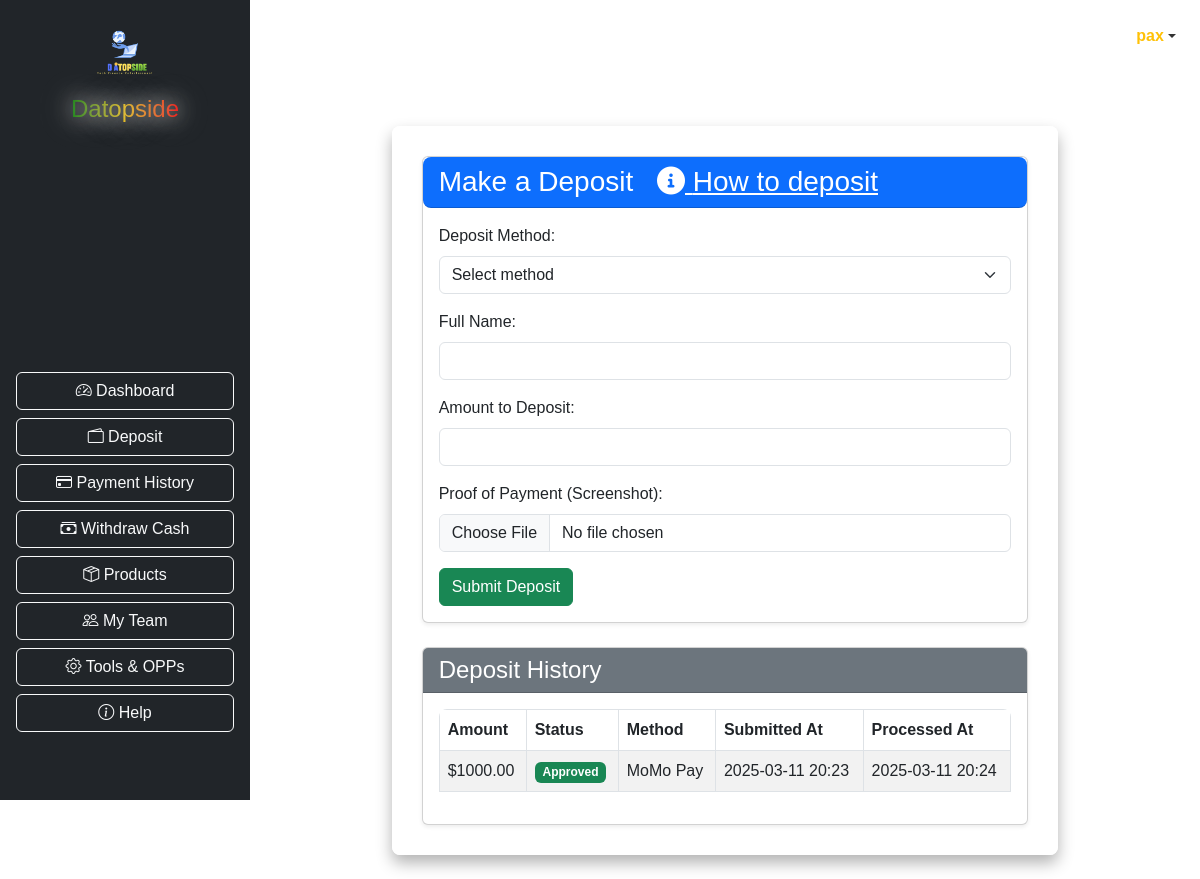
/payments/deposit/ (signed in), run on the app's committed database.
### myapp/models.py (models this page shows, shortened)
class User(AbstractBaseUser, PermissionsMixin):
    STATUS_CHOICES = [
        ('active', 'Active'),
        ('inactive', 'Inactive'),
        ('review', 'Review'),
        ('suspend', 'Suspend'),
    ]
    COUNTRY_CHOICES = [
        ('rwanda', 'Rwanda'),
        ('burundi', 'Burundi'),
        ('kenya', 'Kenya'),
        ('uganda', 'Uganda'),
        ('drc', 'DRC'),
        ('tanzania', 'Tanzania'),
    ]
    country = models.CharField(
        max_length=20,
        choices=COUNTRY_CHOICES,
        default='rwanda',
        db_index=True
    )
    username = models.CharField(max_length=30, unique=True, db_index=True)
    email = models.EmailField(unique=True, db_index=True)
    phone_regex = RegexValidator(regex=r'\+?1?\d{9,15}$',
                                message="Phone number must be entered in the format '+25078xxxxxxx'.")
    phone_number = models.CharField(validators=[phone_regex], max_length=20, unique=True, db_index=True)
    status = models.CharField(max_length=8, choices=STATUS_CHOICES, default='inactive', db_index=True)
    is_staff = models.BooleanField(default=False)
    date_joined = models.DateTimeField(default=timezone.now, db_index=True)
    maintenance_due_date = models.DateField(null=True, blank=True)
    maintenance_paid = models.BooleanField(default=False)
    maintenance_fee = models.DecimalField(max_digits=10, decimal_places=2, default=0)
    maintenance_paid_date = models.DateField(null=True, blank=True)
    maintenance_paid_amount = models.DecimalField(max_digits=10, decimal_places=2, default=0)
    activation_paid_date = models.DateField(null=True, blank=True)
    activation_paid_amount = models.DecimalField(max_digits=10, decimal_places=2, default=0)
    USERNAME_FIELD = 'username'
    REQUIRED_FIELDS = ['email', 'phone_number']
    objects = UserManager()
    def colored_status(self):
        if self.status == 'active':
            color = 'green'
        elif self.status == 'inactive':
            color = 'red'
        elif self.status == 'review':
            color = 'orange'
        elif self.status == 'suspend':
            color = 'purple'
        return format_html('<span style="color: {};">{}</span>', color, self.get_status_display())
    colored_status.short_description = 'Status'
    class Meta:
        indexes = [
            models.Index(fields=['username']),
            models.Index(fields=['email']),
            models.Index(fields=['phone_number']),
            models.Index(fields=['status']),
            models.Index(fields=['country']),
        ]

### payments/models.py (models this page shows, shortened)
class Deposit(models.Model):
    STATUS_CHOICES = [
        ('pending', 'Pending'),
        ('approved', 'Approved'),
        ('denied', 'Denied'),
    ]
    MOMO_PAY = 'momo_pay'
    TIGO_CASH = 'tigo_cash'
    BANK_TRANSFER = 'bank_transfer'
    PAYMENT_METHOD_CHOICES = [
        (MOMO_PAY, 'MoMo Pay'),
        (TIGO_CASH, 'Tigo Cash'),
        (BANK_TRANSFER, 'Bank Transfer'),
    ]
    user = models.ForeignKey(settings.AUTH_USER_MODEL, on_delete=models.CASCADE)
    amount = models.DecimalField(max_digits=10, decimal_places=2)
    full_name = models.CharField(max_length=255)
    payment_method = models.CharField(max_length=50, choices=PAYMENT_METHOD_CHOICES)
    mobile_number = models.CharField(max_length=15, blank=True, null=True)
    bank_account = models.CharField(max_length=50, blank=True, null=True)
    proof_of_payment = models.ImageField(upload_to='deposits/')
    status = models.CharField(max_length=20, choices=STATUS_CHOICES, default='pending')
    transaction_id = models.CharField(max_length=100, unique=True, blank=True, null=True)
    created_at = models.DateTimeField(auto_now_add=True)
    updated_at = models.DateTimeField(auto_now=True)

### payments/views.py (the view, shortened to what this page needs)
# urls.py: path('deposit/', views.deposit, name='deposit'),
@login_required
def deposit(request):
    deposits = Deposit.objects.filter(user=request.user).order_by('-created_at')
    return render(request, 'payments/deposit.html', {'deposits': deposits})

### payments/templates/payments/deposit.html (shortened to what this page needs)
{% extends "base.html" %}
{% load static %}
{% block content %}
<div class="full-bg"></div>
<div class="container mt-5" style="max-width: 800px; margin: auto;">
  <div class="row justify-content-center">
    <div class="col-md-10 content-overlay">
      <div class="card mb-4 shadow-sm">
        <div class="card-header bg-primary text-white" style="border-radius: 0.5rem;">
          <h3 class="mb-0">
            Make a Deposit
            <a href="#" class="text-white ms-3" data-bs-toggle="tooltip" data-bs-trigger="hover focus" title="deposits should be sent to +250789869372 (Names: Aline Ishimwe)">
              <i class="fas fa-info-circle"></i> How to deposit
            </a>
          </h3>
        </div>
        <div class="card-body">
          <form method="post" enctype="multipart/form-data" id="depositForm">
            <div class="mb-3">
              <label for="payment_method" class="form-label">Deposit Method:</label>
              <select name="payment_method" id="payment_method" class="form-select" required>
                <option value="">Select method</option>
              </select>
            </div>
            <div class="mb-3">
              <label for="full_name" class="form-label">Full Name:</label>
              <input type="text" name="full_name" id="full_name" class="form-control" required>
            </div>
            <div class="mb-3">
              <label for="amount" class="form-label">Amount to Deposit:</label>
              <input type="number" name="amount" id="amount" class="form-control" step="0.01" required>
            </div>
            <div class="mb-3">
              <label for="proof_of_payment" class="form-label">Proof of Payment (Screenshot):</label>
              <input type="file" name="proof_of_payment" id="proof_of_payment" class="form-control" accept="image/*" required>
            </div>
            <button type="submit" class="btn btn-success">Submit Deposit</button>
          </form>
        </div>
      </div>
      <div class="card shadow-sm">
        <div class="card-header bg-secondary text-white">
          <h4 class="mb-0">Deposit History</h4>
        </div>
        <div class="card-body">
          {% if deposits %}
            <div class="table-responsive" style="border-radius: 0.5rem; overflow: hidden;">
              <table class="table table-bordered table-striped" style="border-radius: 0.5rem;">
                <thead>
                  <tr>
                    <th>Amount</th>
                    <th>Status</th>
                    <th>Method</th>
                    <th>Submitted At</th>
                    <th>Processed At</th>
                  </tr>
                </thead>
                <tbody>
                  {% for d in deposits %}
                    <tr>
                      <td>${{ d.amount }}</td>
                      <td>
                        {% if d.status == "pending" %}
                          <span class="badge bg-warning text-dark">{{ d.get_status_display }}</span>
                        {% elif d.status == "approved" %}
                          <span class="badge bg-success">{{ d.get_status_display }}</span>
                        {% elif d.status == "denied" %}
                          <span class="badge bg-danger">{{ d.get_status_display }}</span>
                        {% else %}
                          {{ d.get_status_display }}
                        {% endif %}
                      </td>
                      <td>{{ d.get_payment_method_display }}</td>
                      <td>{{ d.created_at|date:"Y-m-d H:i" }}</td>
                      <td>
                        {% if d.updated_at and d.status != "pending" %}
                          {{ d.updated_at|date:"Y-m-d H:i" }}
                        {% else %}
                          -
                        {% endif %}
                      </td>
                    </tr>
                  {% endfor %}
                </tbody>
              </table>
            </div>
          {% else %}
            <p class="text-muted">No deposit history available.</p>
          {% endif %}
        </div>
      </div>
    </div>
  </div>
</div>
{% endblock %}

### myapp/templates/base.html (shortened to what this page needs)
{% load static %}
<!DOCTYPE html>
<html lang="en">
<head>
    <link rel="stylesheet" href="https://cdn.jsdelivr.net/npm/bootstrap@5.3.0/dist/css/bootstrap.min.css">
    <link rel="stylesheet" href="https://cdnjs.cloudflare.com/ajax/libs/animate.css/4.1.1/animate.min.css">
    <link rel="stylesheet" href="https://cdnjs.cloudflare.com/ajax/libs/hover.css/2.3.1/css/hover-min.css">
    <link rel="stylesheet" href="https://cdnjs.cloudflare.com/ajax/libs/font-awesome/6.0.0-beta3/css/all.min.css">
    <link href="https://cdn.jsdelivr.net/npm/bootstrap@5.3.0/dist/css/bootstrap.min.css" rel="stylesheet">
    <link rel="stylesheet" href="https://cdn.jsdelivr.net/npm/bootstrap-icons@1.10.3/font/bootstrap-icons.css">
</head>
<body>
<div class="d-flex">
    <nav class="bg-dark text-white p-3 d-flex flex-column align-items-center" style="width: 250px; position: fixed; height: 100vh; backdrop-filter: blur(10px); background: rgba(0, 0, 0, 0.5);">
        <div class="text-center mb-4">
            <img src="{% static 'images/LOGO.png' %}" alt="Logo" class="img-fluid" style="max-width: 100px; animation: rotateLogo 5s infinite linear;">
            <h4 style="background: linear-gradient(to right, #008000, #ffc900, #ff0000); -webkit-background-clip: text; -webkit-text-fill-color: transparent; text-shadow: 0 0 20px #fff, 0 0 30px #000, 0 0 40px #fff; animation: glow 2s infinite alternate;">Datopside</h4>
        </div>
        <ul class="nav flex-column w-100">
            <div class="d-flex flex-column align-items-center justify-content-center vh-100">
                <a class="btn btn-outline-light mb-2 w-100 text-center hvr-grow" href="{% url 'dashboard' %}">
                    <i class="bi bi-speedometer2"></i> Dashboard
                </a>
                <a class="btn btn-outline-light mb-2 w-100 text-center hvr-grow" href="{% url 'deposit' %}">
                    <i class="bi bi-wallet2"></i> Deposit
                </a>
                <a class="btn btn-outline-light mb-2 w-100 text-center hvr-grow" href="{% url 'payment_history' %}">
                    <i class="bi bi-credit-card"></i> Payment History
                </a>
                <a class="btn btn-outline-light mb-2 w-100 text-center hvr-grow" href="{% url 'withdraw' %}">
                  <i class="bi bi-cash-stack"></i> Withdraw Cash
                </a>
                <a class="btn btn-outline-light mb-2 w-100 text-center hvr-grow" href="{% url 'product_list' %}">
                    <i class="bi bi-box-seam"></i> Products
                </a>
                <a class="btn btn-outline-light mb-2 w-100 text-center hvr-grow" href="{% url 'my_team' %}">
                    <i class="bi bi-people"></i> My Team
                </a>
                <a class="btn btn-outline-light mb-2 w-100 text-center hvr-grow" href="{% url 'tools_and_opps:tools_dashboard' %}">
                    <i class="bi bi-gear"></i> Tools & OPPs
                </a>
                <a class="btn btn-outline-light mb-2 w-100 text-center hvr-grow" href="{% url 'support_thread' %}">
                    <i class="bi bi-info-circle"></i> Help
                </a>
            </div>
        </ul>
    </nav>
    <div class="container-fluid p-4" style="margin-left: 250px;">
        <div class="d-flex justify-content-end mb-3">
            <div class="nav-item dropdown">
                <a
                  class="nav-link dropdown-toggle d-flex align-items-center"
                  href="#"
                  id="navbarDropdown"
                  role="button"
                  data-bs-toggle="dropdown"
                  aria-expanded="false"
                >
                    <span class="fw-semibold text-warning">{{ request.user.username }}</span>
                </a>
            </div>
        </div>
        {% block content %}{% endblock %}
    </div>
</div>
</body>
</html>

### data on the page
User: user.username "pax"
Deposit: amount "1000.00", status "Approved", payment_method "MoMo Pay", created_at "2025-03-11 20:23", updated_at "2025-03-11 20:24"
